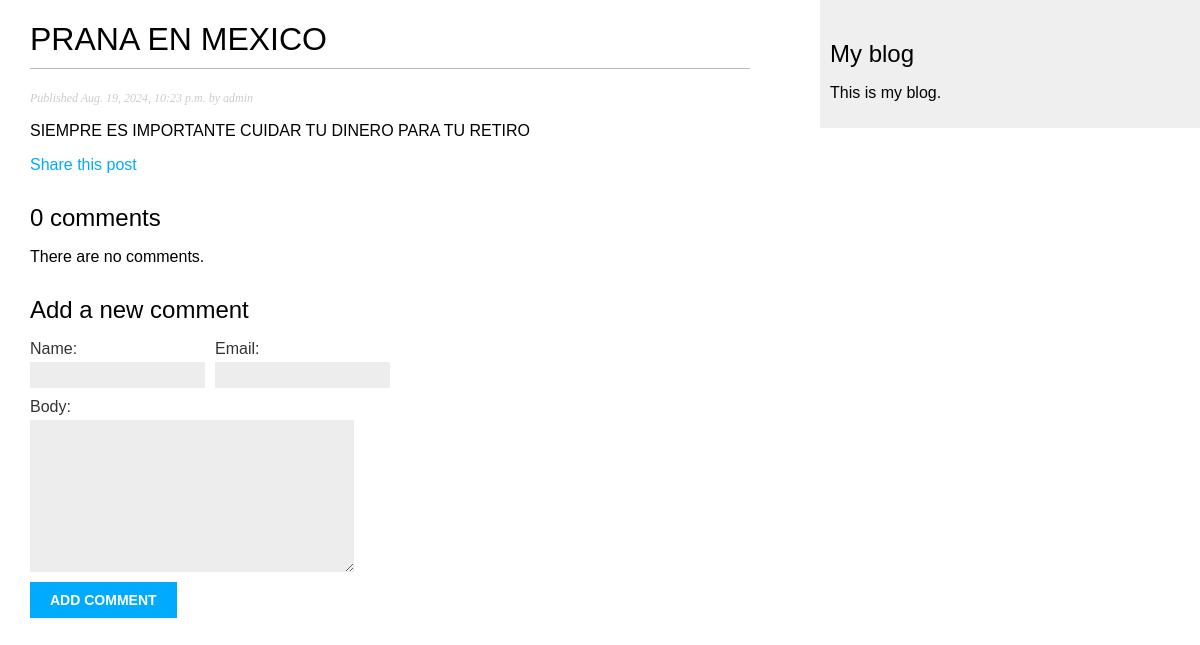
Page /blog/2024/8/19/prana-en-mexico/ on the committed database.
### blog/models.py (models this page shows, shortened)
class Post(models.Model):
    tags = TaggableManager()
    class Status(models.TextChoices):
        DRAFT = 'DF', 'Draft'
        PUBLISHED = 'PB', 'Published'
    title = models.CharField(max_length=250)
    slug = models.SlugField(
        max_length=250,
        unique_for_date='publish'
    )
    author = models.ForeignKey(
        settings.AUTH_USER_MODEL,
        on_delete=models.CASCADE,
        related_name='blog_posts'
    )
    body = models.TextField()
    publish = models.DateTimeField(default=timezone.now)
    created = models.DateTimeField(auto_now_add=True)
    updated = models.DateTimeField(auto_now=True)
    status = models.CharField(
        max_length=2,
        choices=Status,
        default=Status.DRAFT
    )
    objects = models.Manager()  # The default manager.
    published = PublishedManager()  # Our custom manager.
    class Meta:
        ordering = ['-publish']
        indexes = [
            models.Index(fields=['-publish']),
        ]

### blog/views.py (the view)
def post_detail(request, year, month, day, post):
    post = get_object_or_404(
        Post,
        status=Post.Status.PUBLISHED,
        slug=post,
        publish__year=year,
        publish__month=month,
        publish__day=day,
    )
    comments = post.comments.filter(active=True)
    form = CommentForm()
    return render(request, 'blog/post/detail.html',
     {
        'post': post,
        'comments': comments,
        'form':form
    }
    )

### blog/forms.py
class CommentForm(forms.ModelForm):
    class Meta:
        model = Comment
        fields = ['name','email','body']

### blog/templates/blog/post/detail.html (shortened to what this page needs)
{% extends "blog/base.html" %}
{% block content %}
  <h1>{{ post.title }}</h1>
  <p class="date">
    Published {{ post.publish }} by {{ post.author }}
  </p>
  {{ post.body|linebreaks }}
  <p>
    <a href="{% url "blog:post_share" post.id %}">
      Share this post
    </a>
  </p>
  {% with comments.count as total_comments %}
  <h2>
    {{ total_comments}} comment{{ total_comments|pluralize }}
  </h2>
  {% endwith %}
  {% for comment in comments %}
     <div class="comment">
      <p class="info">
        Comment {{ forloop.counter}} by {{ comment.name}}
        {{  comment.created}}
      </p>
      {{ comment.body|linebreaks }}
     </div>
  {% empty %}
        <p> There are no comments.</p>
  {% endfor %}
  {% include "blog/post/includes/comment_form.html"%}
{% endblock %}

### blog/static/css/blog.css (style rules this page uses)
body { margin:0; padding:0; font-family:helvetica, sans-serif; }
a { color:#00abff; text-decoration:none; }
h1 { font-weight:normal; border-bottom:1px solid #bbb; padding:0 0 10px 0; }
h2 { font-weight:normal; margin:30px 0 0; }
p.date { color:#ccc; font-family: georgia, serif; font-size: 12px; font-style: italic; }
label { float:left; clear:both; color:#333; margin-bottom:4px; }
input, textarea { clear:both; float:left; margin:0 0 10px; background:#ededed; border:0; padding:6px 10px; font-size:12px; }

### rows in the picture
Post: title "PRANA EN MEXICO", publish "Aug. 19, 2024, 10:23 p.m.", author "admin", body "SIEMPRE ES IMPORTANTE CUIDAR TU DINERO PARA TU RETIRO"

### other values in the picture
{{ total_comments }} "0"
